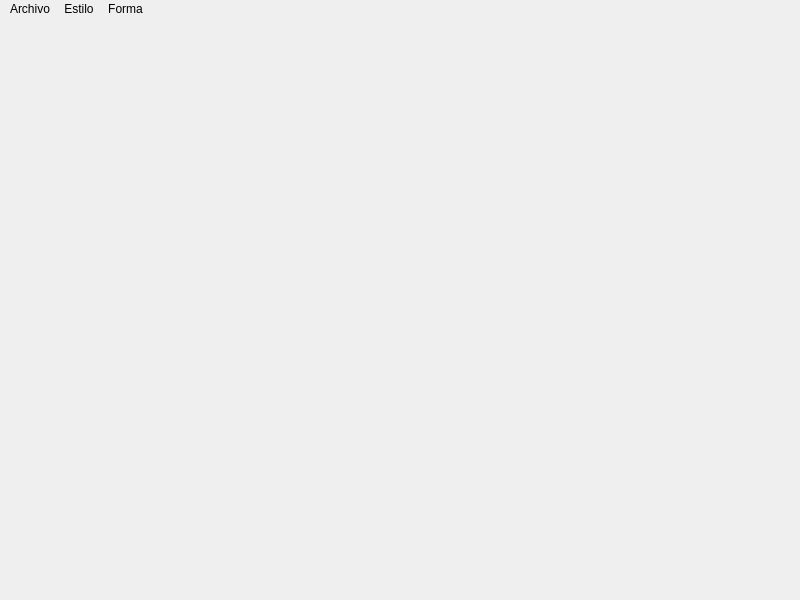
<?xml version="1.0" encoding="UTF-8"?>
<ui version="4.0">
 <class>Principal</class>
 <widget class="QMainWindow" name="Principal">
  <property name="geometry">
   <rect>
    <x>0</x>
    <y>0</y>
    <width>800</width>
    <height>600</height>
   </rect>
  </property>
  <property name="cursor">
   <cursorShape>CrossCursor</cursorShape>
  </property>
  <property name="windowTitle">
   <string>Principal</string>
  </property>
  <property name="windowIcon">
   <iconset resource="recursos.qrc">
    <normaloff>:/recursos/pintar.png</normaloff>:/recursos/pintar.png</iconset>
  </property>
  <property name="styleSheet">
   <string notr="true">border-color: rgb(126, 255, 156);</string>
  </property>
  <widget class="QWidget" name="centralwidget"/>
  <widget class="QMenuBar" name="menubar">
   <property name="geometry">
    <rect>
     <x>0</x>
     <y>0</y>
     <width>800</width>
     <height>21</height>
    </rect>
   </property>
   <widget class="QMenu" name="menuArchivo">
    <property name="title">
     <string>Archivo</string>
    </property>
    <addaction name="actionNuevo"/>
    <addaction name="actionGuardar"/>
    <addaction name="separator"/>
    <addaction name="actionSalir"/>
   </widget>
   <widget class="QMenu" name="menuEstilo">
    <property name="title">
     <string>Estilo</string>
    </property>
    <addaction name="actionColor"/>
    <addaction name="actionAncho"/>
   </widget>
   <widget class="QMenu" name="menuForma">
    <property name="enabled">
     <bool>true</bool>
    </property>
    <property name="title">
     <string>Forma</string>
    </property>
    <addaction name="actionLineas"/>
    <addaction name="actionLibre"/>
    <addaction name="actionRect_nculos"/>
    <addaction name="actionCircunferencias"/>
   </widget>
   <addaction name="menuArchivo"/>
   <addaction name="menuEstilo"/>
   <addaction name="menuForma"/>
  </widget>
  <widget class="QStatusBar" name="statusbar"/>
  <action name="actionNuevo">
   <property name="icon">
    <iconset resource="recursos.qrc">
     <normaloff>:/recursos/carpeta.png</normaloff>:/recursos/carpeta.png</iconset>
   </property>
   <property name="text">
    <string>Nuevo</string>
   </property>
   <property name="shortcut">
    <string>Ctrl+N</string>
   </property>
  </action>
  <action name="actionGuardar">
   <property name="icon">
    <iconset resource="recursos.qrc">
     <normaloff>:/recursos/guardar-el-archivo.png</normaloff>:/recursos/guardar-el-archivo.png</iconset>
   </property>
   <property name="text">
    <string>Guardar</string>
   </property>
   <property name="shortcut">
    <string>Ctrl+S</string>
   </property>
  </action>
  <action name="actionSalir">
   <property name="icon">
    <iconset resource="recursos.qrc">
     <normaloff>:/recursos/salida.png</normaloff>:/recursos/salida.png</iconset>
   </property>
   <property name="text">
    <string>Salir</string>
   </property>
   <property name="shortcut">
    <string>Ctrl+Q</string>
   </property>
  </action>
  <action name="actionColor">
   <property name="icon">
    <iconset resource="recursos.qrc">
     <normaloff>:/recursos/bote-de-pintura.png</normaloff>:/recursos/bote-de-pintura.png</iconset>
   </property>
   <property name="text">
    <string>Color</string>
   </property>
   <property name="shortcut">
    <string>Ctrl+Shift+C</string>
   </property>
  </action>
  <action name="actionAncho">
   <property name="icon">
    <iconset resource="recursos.qrc">
     <normaloff>:/recursos/ancho-del-texto.png</normaloff>:/recursos/ancho-del-texto.png</iconset>
   </property>
   <property name="text">
    <string>Ancho</string>
   </property>
   <property name="shortcut">
    <string>Ctrl+Shift+A</string>
   </property>
  </action>
  <action name="actionLineas">
   <property name="checkable">
    <bool>true</bool>
   </property>
   <property name="icon">
    <iconset resource="recursos.qrc">
     <normaloff>:/recursos/linea-diagonal.png</normaloff>:/recursos/linea-diagonal.png</iconset>
   </property>
   <property name="text">
    <string>Lineas</string>
   </property>
  </action>
  <action name="actionLibre">
   <property name="checkable">
    <bool>true</bool>
   </property>
   <property name="checked">
    <bool>true</bool>
   </property>
   <property name="icon">
    <iconset resource="recursos.qrc">
     <normaloff>:/recursos/linea.png</normaloff>:/recursos/linea.png</iconset>
   </property>
   <property name="text">
    <string>Libre</string>
   </property>
  </action>
  <action name="actionRect_nculos">
   <property name="checkable">
    <bool>true</bool>
   </property>
   <property name="checked">
    <bool>false</bool>
   </property>
   <property name="icon">
    <iconset resource="recursos.qrc">
     <normaloff>:/recursos/rectangulo-redondeado.png</normaloff>:/recursos/rectangulo-redondeado.png</iconset>
   </property>
   <property name="text">
    <string>Rectánculos</string>
   </property>
  </action>
  <action name="actionCircunferencias">
   <property name="checkable">
    <bool>true</bool>
   </property>
   <property name="icon">
    <iconset resource="recursos.qrc">
     <normaloff>:/recursos/circulo.png</normaloff>:/recursos/circulo.png</iconset>
   </property>
   <property name="text">
    <string>Circunferencias</string>
   </property>
  </action>
 </widget>
 <resources>
  <include location="recursos.qrc"/>
 </resources>
 <connections/>
</ui>
